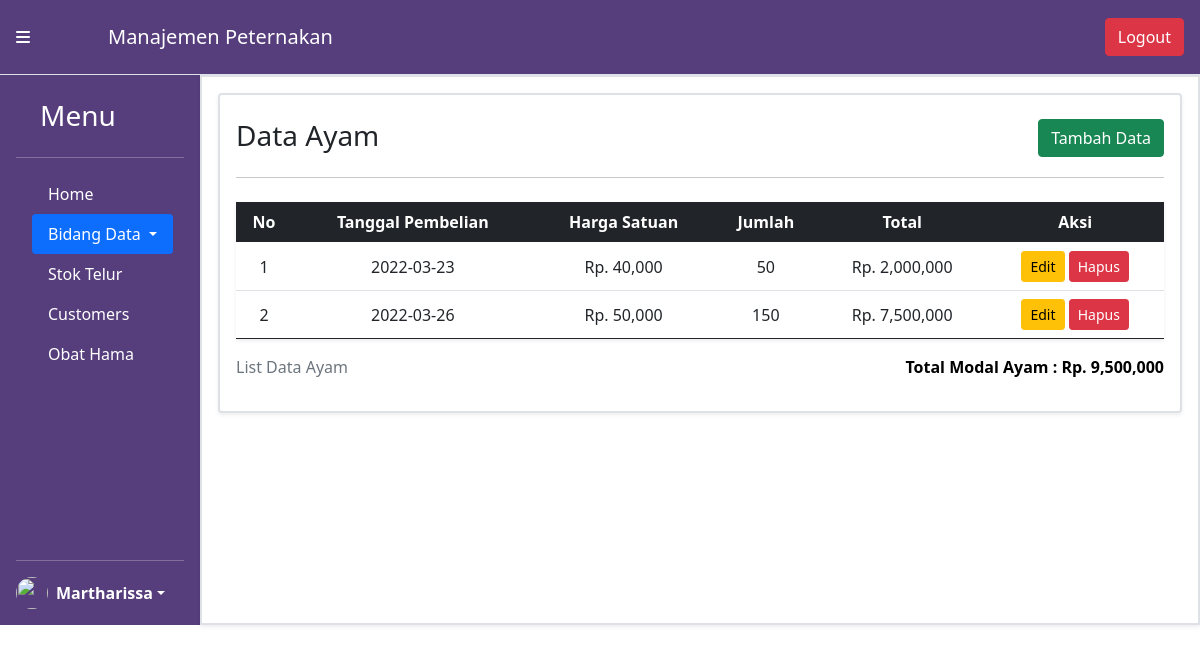
Page /View/content/ayam/data_ayam.php on the committed database.
### tables this page shows
CREATE TABLE `tb_ayam` (
  `id_ayam` int(11) NOT NULL,
  `tanggal` date NOT NULL,
  `harga` int(11) NOT NULL,
  `jumlah` int(11) NOT NULL
);

### View/content/ayam/data_ayam.php (the view, shortened to what this page needs)
<?php
    include_once("../../../Model/database/Config.php");
?>
<!DOCTYPE html>
<head>
    <?php include_once("../../navbar/header.php")?>
</head>
<body>
    <?php include_once("../../navbar/navbar.php") ?>
    <div class="container-fluid p-3 border shadow-sm border-2">
        <div class="container-fluid p-3 border border-2 shadow-sm mb-3 card">
            <?php
            if(isset($_GET['get'])){
                $get = $_GET['get'];
                if($get == "add"){
                    ?>
                    <h5 class="text-dark">Form Penambahan Data Ayam</h5>
                    <hr>
                    <form action="../../../Model/content/ayam/add_ayam.php" method="post">
                        <div class="form-group my-3">
                            <label for="tanggal" class="form-label mb-2">Tanggal</label>
                            <input type="date" class="form-control" id="tanggal" name="tanggal" placeholder="Tanggal" required>
                        </div>
                        <div class="form-group my-3">
                            <label for="harga" class="form-label mb-2">Harga Satuan</label>
                            <input type="number" class="form-control" id="harga" name="harga" placeholder="Harga" required>
                        </div>
                        <div class="form-group my-3">
                            <label for="jumlah" class="form-label mb-2">Jumlah</label>
                            <input type="number" class="form-control" id="jumlah" name="jumlah" placeholder="Jumlah" required>
                        </div>
                        <button type="submit" name="submit" class="btn btn-primary">Submit</button>
                    </form>
                    <?php
                }
                else if($get == "form"){
                    $query = "SELECT * FROM tb_ayam WHERE id_ayam = '$_GET[id]'";
                    $result = mysqli_query($mysqli, $query);
                    $data = mysqli_fetch_assoc($result);
                    ?>
                    <h5 class="text-dark">Form Edit Data Ayam</h5>
                    <hr>
                    <form action="../../../Model/content/ayam/edit_ayam.php?id=<?php echo $_GET['id'] ?>" method="post">
                        <div class="form-group my-3">
                            <label for="tanggal" class="form-label mb-2">Tanggal</label>
                            <input type="date" class="form-control" id="tanggal" name="tanggal" placeholder="Tanggal" value="<?php echo $data['tanggal'] ?>" required>
                        </div>
                        <div class="form-group my-3">
                            <label for="harga" class="form-label mb-2">Harga Satuan</label>
                            <input type="number" class="form-control" id="harga" name="harga" placeholder="Harga" value="<?php echo $data['harga'] ?>" required>
                        </div>
                        <div class="form-group my-3">
                            <label for="jumlah" class="form-label mb-2">Jumlah</label>
                            <input type="number" class="form-control" id="jumlah" name="jumlah" placeholder="Jumlah" value="<?php echo $data['jumlah'] ?>" required>
                        </div>
                        <button type="submit" name="submit" class="btn btn-primary">Submit</button>
                    <?php
                }
            }
            else{
                ?>
                <h3 class="text-dark mt-2 mb-1">Data Ayam<span>
                    <a href="data_ayam.php?get=add"><button class="btn btn-success float-end">Tambah Data</button>
                    </span></a></h3>
                <hr>
                <table class="table table-hover align-middle shadow-sm my-2">
                    <thead class="table-dark text-center">
                        <tr>
                            <th>No</th>
                            <th>Tanggal Pembelian</th>
                            <th>Harga Satuan</th>
                            <th>Jumlah</th>
                            <th>Total</th>
                            <th>Aksi</th>
                        </tr>
                    </thead>
                    <tbody class="text-center">
                        <?php
                            $no = 1;
                            $query = "SELECT * FROM tb_ayam";
                            $result = mysqli_query($mysqli, $query);
                            $total = 0;
                            while($row = mysqli_fetch_assoc($result)){
                        ?>
                        <tr>
                            <td><?php echo $no++ ?></td>
                            <td><?php echo $row['tanggal'] ?></td>
                            <td>Rp. <?php echo number_format($row['harga']) ?></td>
                            <td><?php echo $row['jumlah'] ?></td>
                            <td>Rp. <?php echo number_format($row['harga'] * $row['jumlah']) ?></td>
                            <?php $total += $row['harga'] * $row['jumlah'] ?>
                            <td>
                                <a href="data_ayam.php?id=<?php echo $row['id_ayam'] ?>&get=form" class="btn btn-warning btn-sm">Edit</a>
                                <a href="../../../Model/content/ayam/delete_ayam.php?id=<?php echo $row['id_ayam'] ?>" class="btn btn-danger btn-sm">Hapus</a>
                            </td>
                        </tr>
                        <?php } ?>
                    </tbody>
                    <caption class="mt-2">List Data Ayam<span class="fw-bold float-end" style="color:black;">Total Modal Ayam : Rp. <?php echo number_format($total); ?> </span></caption>
                </table>
            </div>
        </div>
    <?php } ?>

### rows in the picture
tb_ayam: tanggal "2022-03-23", harga "40,000", jumlah "50", $row['harga'] * $row['jumlah'] "2,000,000"
tb_ayam: tanggal "2022-03-26", harga "50,000", jumlah "150", $row['harga'] * $row['jumlah'] "7,500,000"

### other values in the picture
$total "9,500,000"
